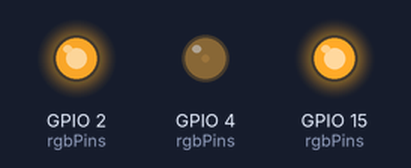
The sketch below on a simulated ESP32. On the bench: output pins drawn as LEDs (lit = HIGH).

Above: at 0.05 s.
At 0.6 s:
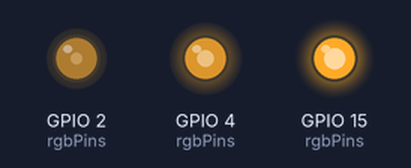
At 0.9 s:
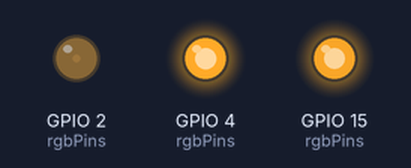
At 1.2 s:
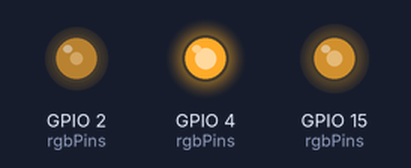
At 1.8 s:
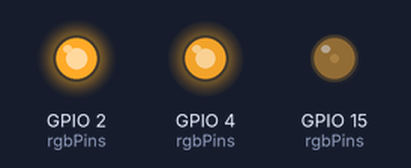
At 2.4 s:
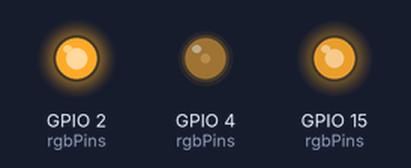
Timing chart, 0 to 5.9 s (numbered marks = the images above):
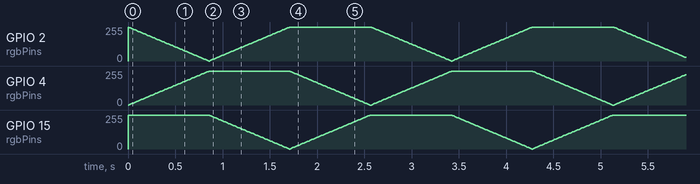

The sketch:

gradient_RGB_light.ino
```cpp
// Objective: An RGB LED will be controlled through a gradient using values 0 to 255.

// Defines RGB LED pins:
const byte rgbPins[] = {4, 2, 15};   // GPIO pins on ESP32

// Defines PWM channels:
const byte chans[]   = {0, 1, 2};

void setup() {
    // Set up PWM channels: 1Khz, 8-bit.
    for (int i = 0; i < 3; ++i)
        ledcAttachChannel(rgbPins[i], 1000, 8, chans[i]);
}

void loop() {
    for (int i = 0; i < 256; ++i)
        {
            setColour(wheel(i));
            delay(10);
        }
}

// void setColour(long rgb):
//      - rgb is a hexadecimal representation of colour (see wheel()).

void setColour(long rgb) {
    // Reads the value of each colour channel:
    ledcWrite(rgbPins[0], 255 - (rgb >> 16) & 0xFF);
    ledcWrite(rgbPins[1], 255 - (rgb >>  8) & 0xFF);
    ledcWrite(rgbPins[2], 255 - (rgb >>  0) & 0xFF);
}

// long wheel():
//      - is the colour selection method, and takes int pos which is a value from 0 to 255.
//      - Returns a colour value in hexadecimal.

long wheel(int pos) {
    long WheelPos = pos % 0xff;

    if (WheelPos < 85) {
        return ((255 - WheelPos * 3) << 16) | ((WheelPos *3) << 8);
    } else if (WheelPos < 170) {
        WheelPos -= 85;
        return (((255 - WheelPos * 3) << 8) | (WheelPos * 3));
    } else {
        WheelPos -= 170;
        return ((WheelPos * 3) << 16 | (255 - WheelPos * 3));
    }
}
```
